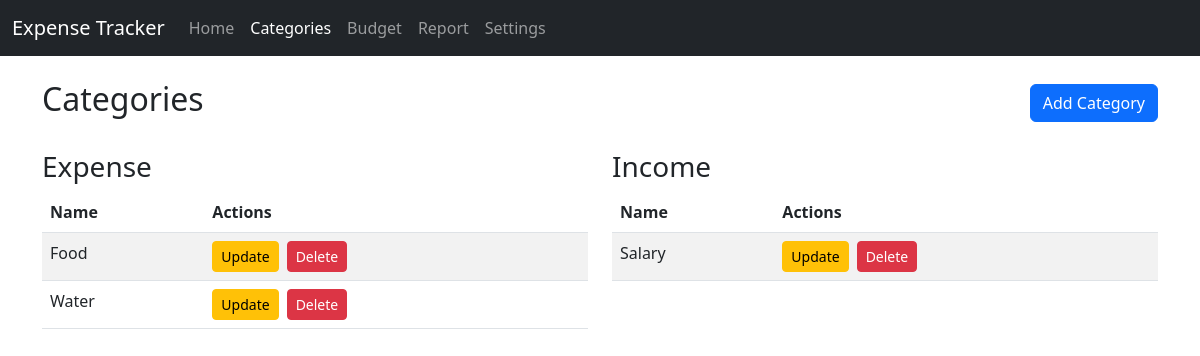
The page /categories on the database its author committed.
### src/models.py (models this page shows, shortened)
class Category(db.Model):
    id: Mapped[int] = mapped_column(primary_key=True)
    name: Mapped[str] = mapped_column(String(30), unique=True, nullable=False)
    category_type: Mapped[str] = mapped_column(String(10), nullable=False)  # 'income' or 'expense'
    transactions: Mapped[list['Transaction']] = relationship(back_populates='category', lazy=True)
    budget: Mapped['Budget'] = relationship(back_populates='category')

### src/routes/categories.py (the view)
@categories_bp.route('/categories', methods=['GET'])
def categories():
    expense_categories = get_categories_by_type('expense')
    income_categories = get_categories_by_type('income')
    return render_template('categories.html',
                           expense_categories=expense_categories,
                           income_categories=income_categories)

### src/utils.py (called while the page is built)
def get_categories_by_type(category_type: str) -> List[Category]:
    return [el[0] for el in db.session.execute(db.select(Category)
                                               .filter_by(category_type=category_type))]

### src/templates/categories.html (shortened to what this page needs)
{% extends 'base.html' %}
{% import 'macros.html' as macros %}
{% block content %}
<div class="d-flex justify-content-between align-items-center mb-4">
    <h2>Categories</h2>
    <button class="btn btn-primary" data-bs-toggle="modal" data-bs-target="#add_category_modal">Add Category</button>
</div>
<div class="row">
    <div class="col-md-6">
        <h3>Expense</h3>
        <table class="table table-striped">
            <thead>
                <tr>
                    <th>Name</th>
                    <th>Actions</th>
                </tr>
            </thead>
            <tbody>
                {% for category in expense_categories %}
                <tr>
                    <td>{{ category.name }}</td>
                    <td>
                        {{ macros.category_actions(category) }}
                    </td>
                </tr>
                {% endfor %}
            </tbody>
        </table>
    </div>
    <div class="col-md-6">
        <h3>Income</h3>
        <table class="table table-striped">
            <thead>
                <tr>
                    <th>Name</th>
                    <th>Actions</th>
                </tr>
            </thead>
            <tbody>
                {% for category in income_categories %}
                <tr>
                    <td>{{ category.name }}</td>
                    <td>
                        {{ macros.category_actions(category) }}
                    </td>
                </tr>
                {% endfor %}
            </tbody>
        </table>
    </div>
</div>
{% endblock %}

### src/templates/macros.html (shortened to what this page needs)
{% macro category_actions(category) %}
<div class="d-inline-flex gap-2">
    <form action="/categories-update" method="POST">
        <button
            class="btn btn-warning btn-sm"
            data-bs-toggle="modal"
            data-bs-target="#update_category_modal_{{ category.id }}"
            type="button">
            Update
        </button>
    </form>
    <form action="/categories-delete" method="POST">
        <button
            class="btn btn-danger btn-sm"
            data-bs-toggle="modal"
            data-bs-target="#delete_category_modal_{{ category.id }}"
            type="button">
            Delete
        </button>
    </form>
</div>
{% endmacro %}

### rows shown on the page
Category: name "Food"
Category: name "Water"
Category: name "Salary"
